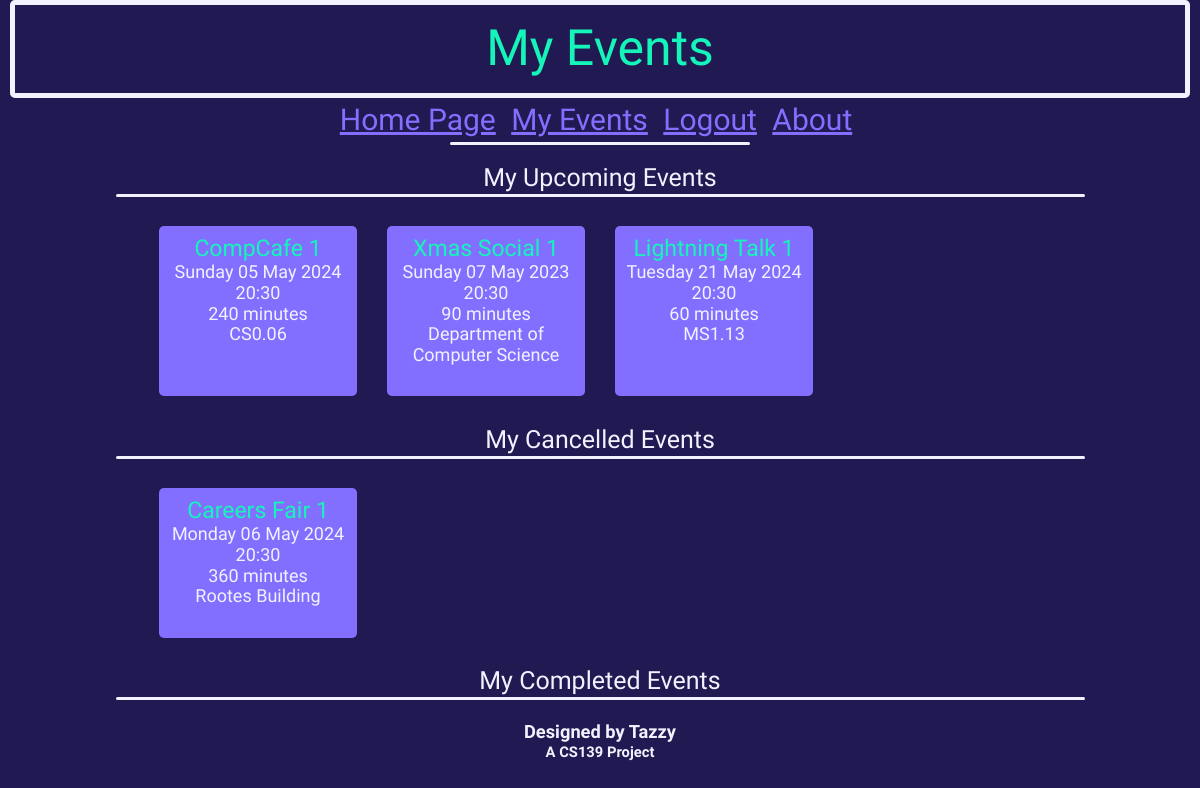
/myEvents (signed in), run on the app's committed database.
### db_definition.py (models this page shows, shortened)
class Event(db.Model):
    __tablename__ = "events"
    event_id = db.Column(db.Integer, primary_key = True)
    name = db.Column(db.String(20))
    dateTime = db.Column(db.DateTime)
    duration = db.Column(db.Integer) # Minutes
    capacity = db.Column(db.Integer)
    ticketsSold = db.Column(db.Integer)
    location = db.Column(db.String(50))

### eventbyte.py (the view)
@app.route('/myEvents')
def myEvents():
    if not current_user.is_authenticated:
        return redirect('/')
    updateTickets()
    completedEvents = db.session.query(Event).join(Ticket, Event.event_id == Ticket.event_id).where(Ticket.user_id == current_user.user_id).where(Ticket.status == "Completed")
    cancelledEvents = db.session.query(Event).join(Ticket, Event.event_id == Ticket.event_id).where(Ticket.user_id == current_user.user_id).where(Ticket.status == "Cancelled")
    upcomingEvents = db.session.query(Event).join(Ticket, Event.event_id == Ticket.event_id).where(Ticket.user_id == current_user.user_id).where(Ticket.status == "Upcoming")
    return render_template('boughtEventsView.html', completedEvents=completedEvents, cancelledEvents=cancelledEvents, upcomingEvents=upcomingEvents, currTime = datetime.datetime(datetime.MINYEAR, 1, 1))

### eventbyte.py (called while the page is built)
@loginManager.user_loader
def loadUser(user_id):
    return User.query.get(int(user_id))

def updateTickets():
    events = Event.query.all()
    for event in events:
        ticketNum = db.session.query(Ticket).where(Ticket.event_id == event.event_id, Ticket.status == "Upcoming").count()
        event.ticketsSold = ticketNum
        if event.ticketsSold >= (0.95 * event.capacity):
            sendEmail(user=User.query.filter_by(userClass="super").first(), event=event, EVENTNEARFULL=True)
        if event.dateTime <= datetime.datetime.now():
            tickets = db.session.query(Ticket).where(Ticket.event_id == event.event_id)
            for ticket in tickets:
                ticket.status = "Completed"
    db.session.commit()

### templates/boughtEventsView.html (shortened to what this page needs)
{% extends "base.html" %}
{% block heading %}
    <div class="title subtitle">
        My Events
    </div>
{% endblock %}
{% block content %}
    <br>
    <div id="allMyEvents" class="loginFlashes">
        <button class="eventSecTitle" id="upcoming">My Upcoming Events</button>
        <div id="longUnderline"></div><br>
        <div id="upcomingEvents">
            {% with events=upcomingEvents %}
                {% include "eventList.html" %}
            {% endwith %}
        </div><br>
        <button class="eventSecTitle" id="cancelled">My Cancelled Events</button>
        <div id="longUnderline"></div><br>
        <div id="cancelledEvents">
            {% with events=cancelledEvents %}
                {% include "eventList.html" %}
            {% endwith %}
        </div><br>
        <button class="eventSecTitle" id="completed">My Completed Events</button>
        <div id="longUnderline"></div><br>
        <br>
    </div>
{% endblock %}

### templates/eventList.html (shortened to what this page needs)
<div class="eventsList">
    {% for event in events %}
        {% if event.dateTime > currTime %}
            <div class="event">
                <a href="/viewEvent?eventid={{event.event_id}}" style="text-decoration: none;"><span class="titleRef" style="font-size: 23px;">{{ event.name }}</span></a><br>
                {{ event.dateTime.strftime('%A') }} {{ event.dateTime.strftime('%d') }} {{ event.dateTime.strftime('%b') }} {{ event.dateTime.strftime('%Y') }}<br>
                {{ event.dateTime.strftime('%H') }}:{{ event.dateTime.strftime('%M') }}<br>
                {{ event.duration }} minutes<br>
                {{ event.location }}<br>
                {% if current_user.userClass == "super" %}
                    {{ event.capacity - event.ticketsSold }} seats left<br><br>
                {% elif event.ticketsSold == event.capacity %}
                    <span style="color: red;"><strong>SOLD OUT</strong></span><br>
                {% elif (event.ticketsSold >= (0.95 * event.capacity)) %}
                    <span style="color: red;"><strong>TICKETS LOW</strong></span><br>{{event.capacity - event.ticketsSold}} tickets left.<br>
                {% else %}
                    <br>
                {% endif %}
            </div>
        {% endif %}
    {% endfor %}
</div>

### static/css/retro.css (style rules this page uses)
body { background-color: #211951; }
.title { margin: auto; width: 95%; border: #F0F3FF 5px solid; padding: 15px; font-family: 'Anta', serif; font-size: 70px; color: #15F5BA; border-radius: 5px; text-align: center; position: relative; }
.subtitle { font-size: 50px; }
.loginFlashes { text-align: center; font-family: 'Kanit', sans-serif; font-weight: 400; font-style: normal; color: #F0F3FF; font-size: 25px; margin-left: 30px; margin-right: 30px; }
.titleRef { color: #15F5BA; font-family: 'Anta', serif; }
.eventsList { display: grid; grid-gap: 30px; justify-content: center; grid-template-columns: repeat(4, calc(25% - 30px)); width: 80%; margin: auto; text-align: center; font-family: 'Kanit', sans-serif; font-weight: 400; font-style: normal; font-size: 18px; color: #F0F3FF; }
.event { display:block; margin-left: 1.25%; margin-right: 1.25%; padding: 10px; border-radius: 5px; background-color: #836FFF; margin: 0; }
#longUnderline { margin: auto; width: 85%; border-bottom: 3px #F0F3FF solid; border-radius: 3px; }
.eventSecTitle { background: none; border: none; color:#F0F3FF; }

### data on the page
Event: name "CompCafe 1", dateTime "Sunday", dateTime "05", dateTime "May", dateTime "2024", dateTime "20", dateTime "30", duration "240", location "CS0.06"
Event: name "Xmas Social 1", dateTime "Sunday", dateTime "07", dateTime "May", dateTime "2023", dateTime "20", dateTime "30", duration "90", location "Department of Computer Science"
Event: name "Lightning Talk 1", dateTime "Tuesday", dateTime "21", dateTime "May", dateTime "2024", dateTime "20", dateTime "30", duration "60", location "MS1.13"
Event: name "Careers Fair 1", dateTime "Monday", dateTime "06", dateTime "May", dateTime "2024", dateTime "20", dateTime "30", duration "360", location "Rootes Building"
